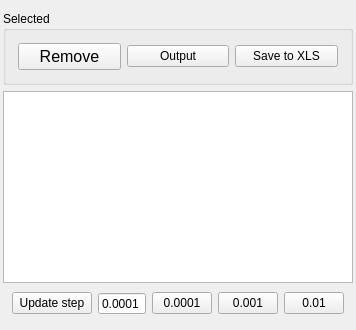
          <widget class="QWidget" name="tab_UnitCellFit">
           <attribute name="title">
            <string>UCFit</string>
           </attribute>
           <layout class="QVBoxLayout" name="verticalLayout_5">
            <property name="leftMargin">
             <number>3</number>
            </property>
            <property name="rightMargin">
             <number>3</number>
            </property>
            <property name="bottomMargin">
             <number>12</number>
            </property>
            <item>
             <widget class="QGroupBox" name="groupBox_15">
              <property name="sizePolicy">
               <sizepolicy hsizetype="Minimum" vsizetype="Fixed">
                <horstretch>0</horstretch>
                <verstretch>0</verstretch>
               </sizepolicy>
              </property>
              <property name="title">
               <string>Selected</string>
              </property>
              <property name="flat">
               <bool>true</bool>
              </property>
              <layout class="QHBoxLayout" name="horizontalLayout_18">
               <property name="leftMargin">
                <number>12</number>
               </property>
               <property name="topMargin">
                <number>12</number>
               </property>
               <property name="rightMargin">
                <number>12</number>
               </property>
               <property name="bottomMargin">
                <number>12</number>
               </property>
               <item>
                <widget class="QPushButton" name="pushButton_RemoveUClist">
                 <property name="sizePolicy">
                  <sizepolicy hsizetype="Minimum" vsizetype="Fixed">
                   <horstretch>0</horstretch>
                   <verstretch>0</verstretch>
                  </sizepolicy>
                 </property>
                 <property name="minimumSize">
                  <size>
                   <width>0</width>
                   <height>0</height>
                  </size>
                 </property>
                 <property name="maximumSize">
                  <size>
                   <width>16777215</width>
                   <height>16777215</height>
                  </size>
                 </property>
                 <property name="font">
                  <font>
                   <family>Helvetica</family>
                   <pointsize>12</pointsize>
                   <weight>50</weight>
                   <italic>false</italic>
                   <bold>false</bold>
                  </font>
                 </property>
                 <property name="toolTip">
                  <string>Remove highlighted UCFit item from the UCFit list</string>
                 </property>
                 <property name="text">
                  <string>Remove</string>
                 </property>
                </widget>
               </item>
               <item>
                <widget class="QPushButton" name="pushButton_ViewUcfit">
                 <property name="toolTip">
                  <string>Show calculation result for highlighted UCFit in the Output tab</string>
                 </property>
                 <property name="text">
                  <string>Output</string>
                 </property>
                </widget>
               </item>
               <item>
                <widget class="QPushButton" name="pushButton_ExportXLS_2">
                 <property name="sizePolicy">
                  <sizepolicy hsizetype="Minimum" vsizetype="Fixed">
                   <horstretch>0</horstretch>
                   <verstretch>0</verstretch>
                  </sizepolicy>
                 </property>
                 <property name="maximumSize">
                  <size>
                   <width>16777215</width>
                   <height>16777215</height>
                  </size>
                 </property>
                 <property name="toolTip">
                  <string>Save highlighted UCFit to an excel file</string>
                 </property>
                 <property name="text">
                  <string>Save to XLS</string>
                 </property>
                </widget>
               </item>
              </layout>
             </widget>
            </item>
            <item>
             <widget class="QTableWidget" name="tableWidget_UnitCell">
              <property name="sizePolicy">
               <sizepolicy hsizetype="Expanding" vsizetype="Expanding">
                <horstretch>1</horstretch>
                <verstretch>0</verstretch>
               </sizepolicy>
              </property>
              <property name="font">
               <font>
                <family>Helvetica</family>
                <pointsize>12</pointsize>
                <weight>50</weight>
                <italic>false</italic>
                <bold>false</bold>
               </font>
              </property>
              <property name="focusPolicy">
               <enum>Qt::StrongFocus</enum>
              </property>
              <property name="wordWrap">
               <bool>false</bool>
              </property>
              <property name="columnCount">
               <number>0</number>
              </property>
              <attribute name="horizontalHeaderVisible">
               <bool>false</bool>
              </attribute>
              <attribute name="horizontalHeaderCascadingSectionResizes">
               <bool>true</bool>
              </attribute>
              <attribute name="verticalHeaderVisible">
               <bool>false</bool>
              </attribute>
              <attribute name="verticalHeaderCascadingSectionResizes">
               <bool>true</bool>
              </attribute>
             </widget>
            </item>
            <item>
             <widget class="QFrame" name="frame_29">
              <layout class="QHBoxLayout" name="horizontalLayout_23">
               <property name="spacing">
                <number>-1</number>
               </property>
               <property name="topMargin">
                <number>3</number>
               </property>
               <property name="bottomMargin">
                <number>3</number>
               </property>
               <item>
                <widget class="QPushButton" name="pushButton_UpdateUCFitSteps">
                 <property name="text">
                  <string>Update step</string>
                 </property>
                </widget>
               </item>
               <item>
                <widget class="QDoubleSpinBox" name="doubleSpinBox_UCFitStep">
                 <property name="maximumSize">
                  <size>
                   <width>100</width>
                   <height>16777215</height>
                  </size>
                 </property>
                 <property name="focusPolicy">
                  <enum>Qt::StrongFocus</enum>
                 </property>
                 <property name="alignment">
                  <set>Qt::AlignRight|Qt::AlignTrailing|Qt::AlignVCenter</set>
                 </property>
                 <property name="buttonSymbols">
                  <enum>QAbstractSpinBox::NoButtons</enum>
                 </property>
                 <property name="decimals">
                  <number>4</number>
                 </property>
                 <property name="maximum">
                  <double>1.000000000000000</double>
                 </property>
                 <property name="singleStep">
                  <double>0.000100000000000</double>
                 </property>
                 <property name="value">
                  <double>0.000100000000000</double>
                 </property>
                </widget>
               </item>
               <item>
                <widget class="QPushButton" name="pushButton_SetUCFitStepTo0_0001">
                 <property name="sizePolicy">
                  <sizepolicy hsizetype="Preferred" vsizetype="Fixed">
                   <horstretch>0</horstretch>
                   <verstretch>0</verstretch>
                  </sizepolicy>
                 </property>
                 <property name="minimumSize">
                  <size>
                   <width>0</width>
                   <height>0</height>
                  </size>
                 </property>
                 <property name="maximumSize">
                  <size>
                   <width>60</width>
                   <height>16777215</height>
                  </size>
                 </property>
                 <property name="text">
                  <string>0.0001</string>
                 </property>
                </widget>
               </item>
               <item>
                <widget class="QPushButton" name="pushButton_SetUCFitStepTo0_001">
                 <property name="sizePolicy">
                  <sizepolicy hsizetype="Preferred" vsizetype="Fixed">
                   <horstretch>0</horstretch>
                   <verstretch>0</verstretch>
                  </sizepolicy>
                 </property>
                 <property name="maximumSize">
                  <size>
                   <width>60</width>
                   <height>16777215</height>
                  </size>
                 </property>
                 <property name="text">
                  <string>0.001</string>
                 </property>
                </widget>
               </item>
               <item>
                <widget class="QPushButton" name="pushButton_SetUCFitStepTo0_01">
                 <property name="sizePolicy">
                  <sizepolicy hsizetype="Preferred" vsizetype="Fixed">
                   <horstretch>0</horstretch>
                   <verstretch>0</verstretch>
                  </sizepolicy>
                 </property>
                 <property name="maximumSize">
                  <size>
                   <width>60</width>
                   <height>16777215</height>
                  </size>
                 </property>
                 <property name="text">
                  <string>0.01</string>
                 </property>
                </widget>
               </item>
              </layout>
             </widget>
            </item>
           </layout>
          </widget>
